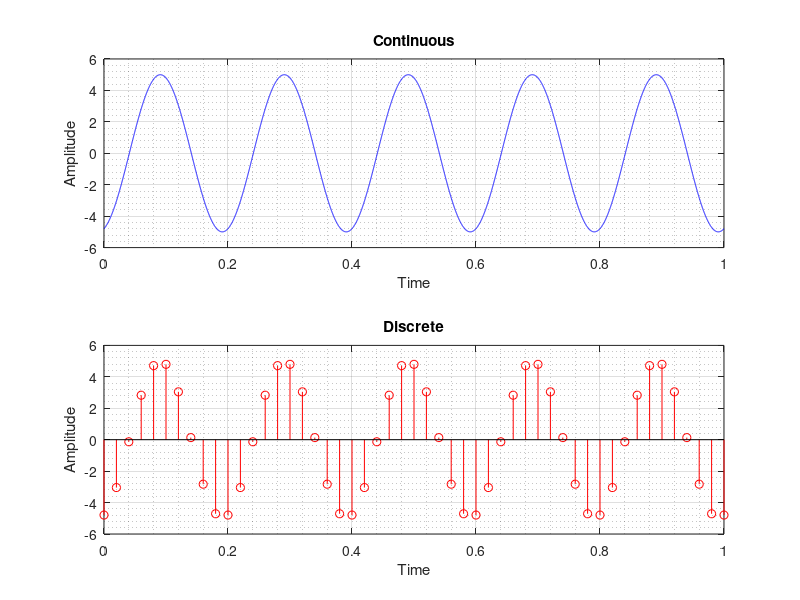

The MATLAB script that drew this image:
% Program to generate Sine wave signal of given amplitude, frequency and phase change
clc; clear all;

% Inputs :
amp = input('Amplitude : ');
freq = input('Frequency : ');
phase = input('Phase Change (radians) : ');

t = 0:0.0001:5/freq; % Time, Sampled after 0.0001 sec. for 5 time periods
f = amp*sin(2*pi*freq*t + phase); % Sine function, input : radians
figure('Name','Sine Wave','NumberTitle','off','Color','w')
subplot(2,1,1);
plot(t,f,'b'), grid on, grid minor % continuous line 2D plot
title('Continuous')
xlabel('Time')
ylabel('Amplitude')

t = 0:0.1/freq:5/freq; % Time, Sampled 10 times in a time period for 5 time periods
f = amp*sin(2*pi*freq*t + phase); % Sine function, input : radians
subplot(2,1,2);
stem(t,f,'r'), grid on, grid minor % discrete data 2D plot
title('Discrete')
xlabel('Time')
ylabel('Amplitude')

print('-clipboard','-dbitmap')
